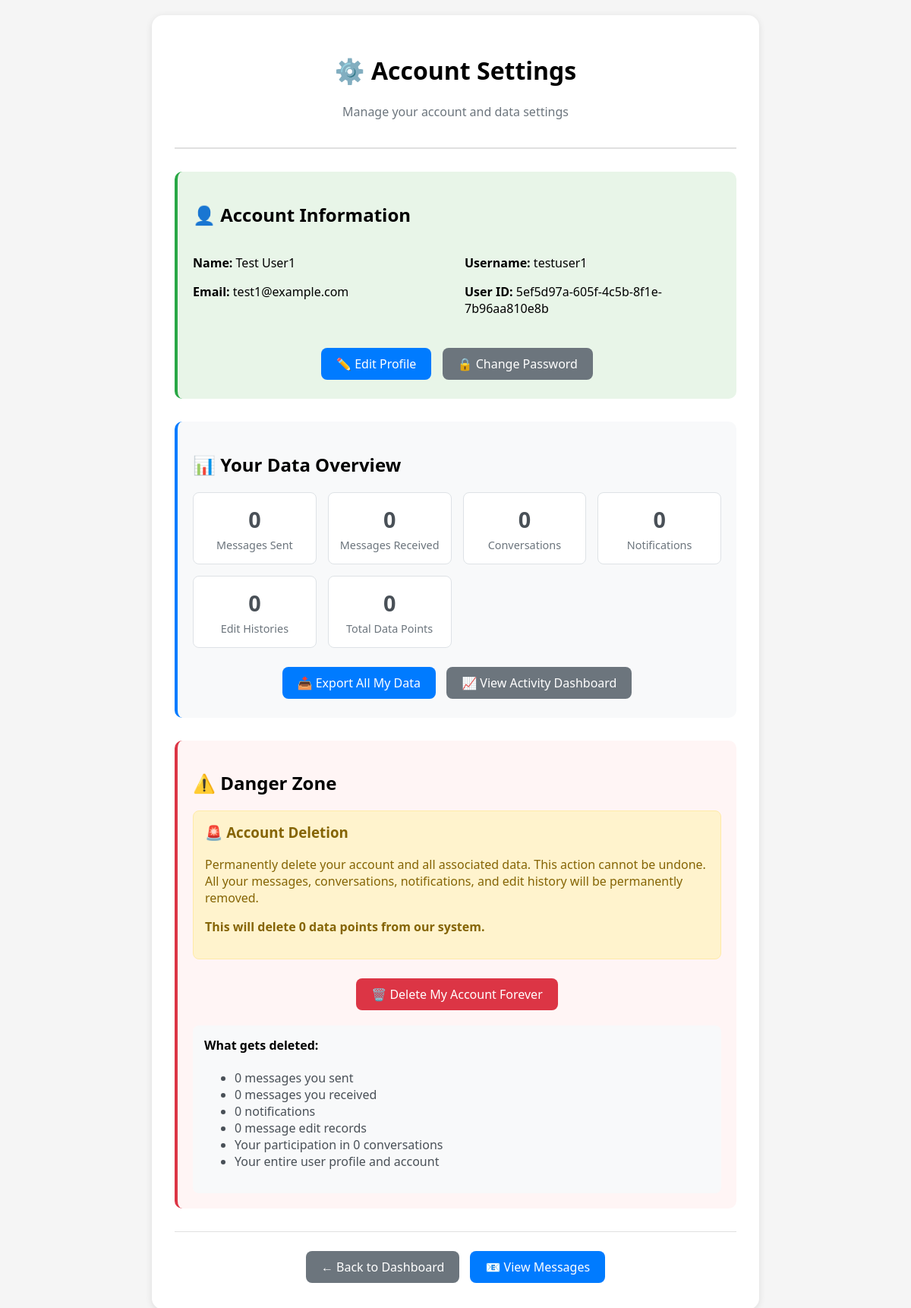
The page /messaging/account/settings/ (signed in) on the database its author committed.
### chats/models.py (models this page shows, shortened)
class User(AbstractUser):
    user_id = models.UUIDField(primary_key=True, default=uuid.uuid4, editable=False)
    first_name = models.CharField(max_length=50, blank=False)
    last_name = models.CharField(max_length=50, blank=False)
    email = models.EmailField(unique=True, blank=False)
    password = models.CharField(max_length=128)  # Explicitly define password field
    phone_number = models.CharField(max_length=15, blank=True, null=True)
    date_of_birth = models.DateField(blank=True, null=True)
    created_at = models.DateTimeField(auto_now_add=True)
    USERNAME_FIELD = 'email'
    REQUIRED_FIELDS = ['username', 'first_name', 'last_name']

### messaging/views.py (the view)
@login_required
def account_settings(request):
    user = request.user
    context = get_user_deletion_context(user)
    return render(request, 'messaging/account_settings.html', context)

### messaging/templates/messaging/account_settings.html (shortened to what this page needs)
<!DOCTYPE html>
<html lang="en">
<head>
</head>
<body>
    <div class="container">
        <div class="settings-header">
            <h1>⚙️ Account Settings</h1>
            <p style="color: #6c757d;">Manage your account and data settings</p>
        </div>
        <div class="settings-section account-info">
            <h2>👤 Account Information</h2>
            <div style="display: grid; grid-template-columns: 1fr 1fr; gap: 20px; margin: 15px 0;">
                <div>
                    <p><strong>Name:</strong> {{ user.first_name }} {{ user.last_name }}</p>
                    <p><strong>Email:</strong> {{ user.email }}</p>
                </div>
                <div>
                    <p><strong>Username:</strong> {{ user.username }}</p>
                    <p><strong>User ID:</strong> {{ user.user_id }}</p>
                </div>
            </div>
            <div style="text-align: center; margin-top: 20px;">
                <a href="#" class="btn btn-primary">✏️ Edit Profile</a>
                <a href="#" class="btn btn-secondary">🔒 Change Password</a>
            </div>
        </div>
        <div class="settings-section data-overview">
            <h2>📊 Your Data Overview</h2>
            <div class="stats-grid">
                <div class="stat-card">
                    <div class="stat-number">{{ deletion_summary.sent_messages_count }}</div>
                    <div class="stat-label">Messages Sent</div>
                </div>
                <div class="stat-card">
                    <div class="stat-number">{{ deletion_summary.received_messages_count }}</div>
                    <div class="stat-label">Messages Received</div>
                </div>
                <div class="stat-card">
                    <div class="stat-number">{{ deletion_summary.conversations_count }}</div>
                    <div class="stat-label">Conversations</div>
                </div>
                <div class="stat-card">
                    <div class="stat-number">{{ deletion_summary.notifications_count }}</div>
                    <div class="stat-label">Notifications</div>
                </div>
                <div class="stat-card">
                    <div class="stat-number">{{ deletion_summary.edit_history_count }}</div>
                    <div class="stat-label">Edit Histories</div>
                </div>
                <div class="stat-card">
                    <div class="stat-number">{{ deletion_summary.total_data_points }}</div>
                    <div class="stat-label">Total Data Points</div>
                </div>
            </div>
            <div style="text-align: center; margin-top: 20px;">
                <a href="{% url 'messaging:export_user_data' %}" class="btn btn-primary">
                    📥 Export All My Data
                </a>
                <a href="{% url 'messaging:recent_edits_dashboard' %}" class="btn btn-secondary">
                    📈 View Activity Dashboard
                </a>
            </div>
        </div>
        <div class="settings-section danger-zone">
            <h2>⚠️ Danger Zone</h2>
            <div class="warning-box">
                <h3 style="margin-top: 0; color: #856404;">🚨 Account Deletion</h3>
                <p>
                    Permanently delete your account and all associated data. This action cannot be undone.
                    All your messages, conversations, notifications, and edit history will be permanently removed.
                </p>
                <p><strong>This will delete {{ deletion_summary.total_data_points }} data points from our system.</strong></p>
            </div>
            <div style="text-align: center; margin-top: 20px;">
                <a href="{% url 'messaging:delete_user_account' %}" class="btn btn-danger">
                    🗑️ Delete My Account Forever
                </a>
            </div>
            <div style="margin-top: 15px; padding: 15px; background: #f8f9fa; border-radius: 8px;">
                <h4 style="margin-top: 0;">What gets deleted:</h4>
                <ul style="color: #495057; text-align: left;">
                    <li>{{ deletion_summary.sent_messages_count }} messages you sent</li>
                    <li>{{ deletion_summary.received_messages_count }} messages you received</li>
                    <li>{{ deletion_summary.notifications_count }} notifications</li>
                    <li>{{ deletion_summary.edit_history_count }} message edit records</li>
                    <li>Your participation in {{ deletion_summary.conversations_count }} conversations</li>
                    <li>Your entire user profile and account</li>
                </ul>
            </div>
        </div>
        <div style="text-align: center; margin-top: 30px; padding-top: 20px; border-top: 1px solid #e0e0e0;">
            <a href="#" class="btn btn-secondary">← Back to Dashboard</a>
            <a href="#" class="btn btn-primary">📧 View Messages</a>
        </div>
    </div>
</body>
</html>

### messaging/templates/messaging/account_settings.html (style rules this page uses)
body { font-family: 'Segoe UI', Tahoma, Geneva, Verdana, sans-serif; max-width: 800px; margin: 0 auto; padding: 20px; background-color: #f5f5f5; }
.container { background: white; border-radius: 15px; padding: 30px; box-shadow: 0 2px 10px rgba(0,0,0,0.1); }
.settings-header { text-align: center; margin-bottom: 30px; border-bottom: 2px solid #e0e0e0; padding-bottom: 20px; }
.settings-section { margin: 30px 0; padding: 20px; border-radius: 10px; }
.account-info { background: #e8f5e8; border-left: 4px solid #28a745; }
.data-overview { background: #f8f9fa; border-left: 4px solid #007bff; }
.danger-zone { background: #fff5f5; border-left: 4px solid #dc3545; }
.stats-grid { display: grid; grid-template-columns: repeat(auto-fit, minmax(150px, 1fr)); gap: 15px; margin: 15px 0; }
.stat-card { background: white; padding: 15px; border-radius: 8px; text-align: center; border: 1px solid #dee2e6; }
.stat-number { font-size: 1.8em; font-weight: bold; color: #495057; }
.stat-label { color: #6c757d; font-size: 0.9em; margin-top: 5px; }
.btn { padding: 10px 20px; border: none; border-radius: 8px; font-size: 1em; cursor: pointer; text-decoration: none; display: inline-block; text-align: center; transition: all 0.3s ease; margin: 5px; }
.btn-primary { background: #007bff; color: white; }
.btn-danger { background: #dc3545; color: white; }
.btn-secondary { background: #6c757d; color: white; }
.warning-box { background: #fff3cd; border: 1px solid #ffeaa7; border-radius: 8px; padding: 15px; margin: 15px 0; color: #856404; }

### rows shown on the page
User: first_name "Test", last_name "User1", email "test1@example.com", username "testuser1", user_id "5ef5d97a-605f-4c5b-8f1e-7b96aa810e8b"

### other values the page prints
{{ deletion_summary.sent_messages_count }} "0"
{{ deletion_summary.received_messages_count }} "0"
{{ deletion_summary.conversations_count }} "0"
{{ deletion_summary.notifications_count }} "0"
{{ deletion_summary.edit_history_count }} "0"
{{ deletion_summary.total_data_points }} "0"
